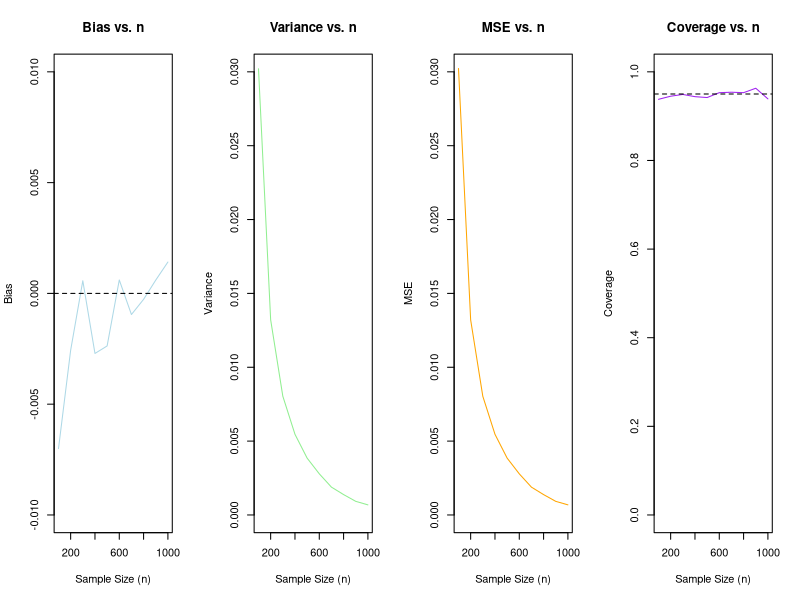

Generate this figure with R:
# Function to calculate Horvitz-Thompson estimate, standard error, and confidence interval
hte_ci <- function(sample, N) {
  n <- length(sample)  # Sample size
  pi <- rep(n / N, n)  # Inclusion probability for each element in sample
  ht_e <- sum(sample / pi) / N  # Horvitz-Thompson estimate for the population mean
  
  # Calculate the standard error of the Horvitz-Thompson estimate
  se_ht <- sqrt(sum(((1 - pi) / (pi^2 * N^2)) * (sample - ht_e)^2))
  
  # Construct a 95% confidence interval
  ci <- ht_e + 1.96 * c(-1, 1) * se_ht
  
  # Return estimate and confidence interval as a list
  return(list(e = ht_e, ci = ci))
}

# Load the Edmonton Oilers game data
edm_data <- read.csv("data/EDM.csv", 
                     header=TRUE, stringsAsFactors=TRUE)
new_edm <- subset(edm_data, situation == "all")  # Filter dataset to retain rows with 'situation' as 'all'

# Load watched games data and remove duplicates
gw <- read.csv("data/gamesWatched.csv", 
               header = TRUE, stringsAsFactors = TRUE)
unique_gw <- unique(gw)  # Unique entries in watched games data

# Extract goalsFor column from main dataset and calculate total games
gF <- new_edm$goalsFor
N <- length(gF)  # Total number of games (population size)
popmean <- mean(gF)  # Population mean for comparison

# Initialize a dataframe to store results across sample sizes
results <- data.frame(n = integer(), bias = numeric(), variance = numeric(),
                      mse = numeric(), coverage = numeric())

# Loop over sample sizes (from 100 to 1000 in increments of 100)
for (n in seq(100, 1000, by = 100)) {
  ht_e <- numeric(1000)  # Vector to store Horvitz-Thompson estimates
  ci <- matrix(NA, nrow = 1000, ncol = 2)  # Matrix to store confidence intervals
  
  # Perform 1000 simulations for each sample size
  for (i in 1:1000) {
    # Take a sample without replacement from the population
    sample <- sample(gF, n, replace = FALSE)
    
    # Calculate Horvitz-Thompson estimate and confidence interval
    list_all <- hte_ci(sample, N)
    ht_e[i] <- list_all$e  # Store the estimate
    ci[i, ] <- list_all$ci  # Store the confidence interval
  }
  
  # Calculate coverage: proportion of intervals containing the population mean
  coverage <- apply(X = ci, MARGIN = 1, FUN = function(u) {
    popmean >= u[1] & popmean <= u[2]
  })
  
  # Calculate bias, variance, and mean squared error for the current sample size
  bias <- mean(ht_e) - popmean
  variance <- var(ht_e)
  mse <- mean((ht_e - popmean)^2)
  coverage_r <- mean(coverage)
  
  # Append results to the dataframe
  results <- rbind(results, data.frame(n = n, bias = bias, variance = variance,
                                       mse = mse, coverage = coverage_r))
}

# Plot results for each metric across sample sizes
par(mfrow = c(1, 4))

# Plot 1: Bias vs. Sample Size
plot(results[, 1], results[, 2], type = "l", ylim = c(-0.01, 0.01), 
     xlab = "Sample Size (n)", ylab = "Bias", main = "Bias vs. n", col = 'lightblue')
abline(h = 0, lty = 2)  # Add horizontal line at 0 for reference

# Plot 2: Variance vs. Sample Size
plot(results[, 1], results[, 3], type = "l", ylim = c(0, 0.03), 
     xlab = "Sample Size (n)", ylab = "Variance", main = "Variance vs. n", col ='lightgreen')

# Plot 3: MSE vs. Sample Size
plot(results[, 1], results[, 4], type = "l", ylim = c(0, 0.03), 
     xlab = "Sample Size (n)", ylab = "MSE", main = "MSE vs. n", col = 'orange')

# Plot 4: Coverage vs. Sample Size
plot(results[, 1], results[, 5], type = "l", ylim = c(0, 1), 
     xlab = "Sample Size (n)", ylab = "Coverage", main = "Coverage vs. n", col = 'purple')
abline(h = 0.95, lty = 2)  # Add horizontal line at 0.95 for reference (ideal coverage)

# From the first plot we can see that as sample size gets larger, bias gets closer 
# to zero. Furthermore as sample size increases, variance and MSE decrease. 
# The coverage however stays around .95 the entire time. So larger sample sizes 
# are more accurate for HT estimator.